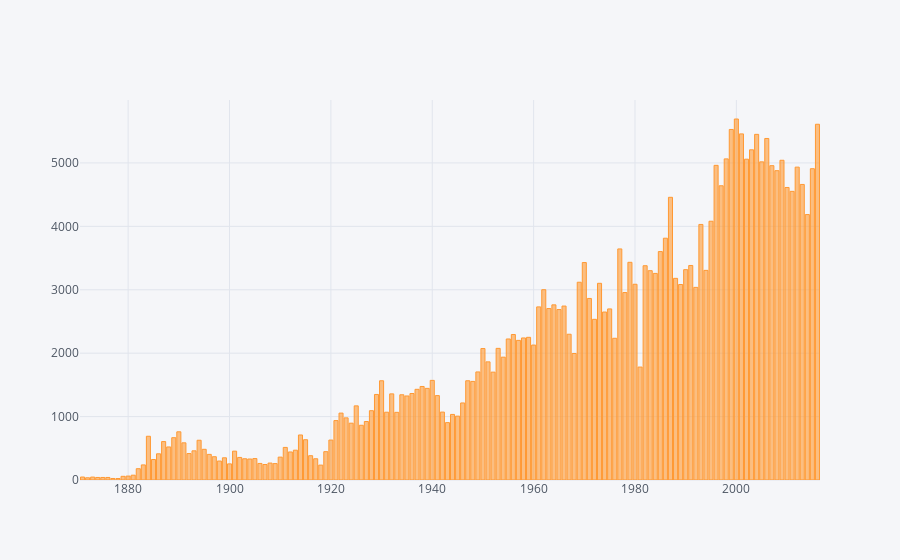

The cell this chart's notebook holds for it:
### Code cell
bat26.iplot(kind='bar',x='yearID',y='HR')

### Figure 1 — Plotly figure (JSON) as saved in the notebook; plotly's stock layout.template omitted (floating-point values rounded to 4 significant figures; data arrays with more than 128 entries replaced by an {"elided": "..."} marker saying what was removed)
{"data": [{"marker": {"color": "rgba(255, 153, 51, 0.6)", "line": {"color": "rgba(255, 153, 51, 1.0)", "width": 1}}, "name": "HR", "orientation": "v", "text": "", "type": "bar", "x": {"elided": "146 int values"}, "y": {"elided": "146 int values"}}], "layout": {"legend": {"bgcolor": "#F5F6F9", "font": {"color": "#4D5663"}}, "paper_bgcolor": "#F5F6F9", "plot_bgcolor": "#F5F6F9", "titlefont": {"color": "#4D5663"}, "xaxis1": {"gridcolor": "#E1E5ED", "showgrid": true, "tickfont": {"color": "#4D5663"}, "title": "", "titlefont": {"color": "#4D5663"}, "zerolinecolor": "#E1E5ED"}, "yaxis1": {"gridcolor": "#E1E5ED", "showgrid": true, "tickfont": {"color": "#4D5663"}, "title": "", "titlefont": {"color": "#4D5663"}, "zerolinecolor": "#E1E5ED"}}}
